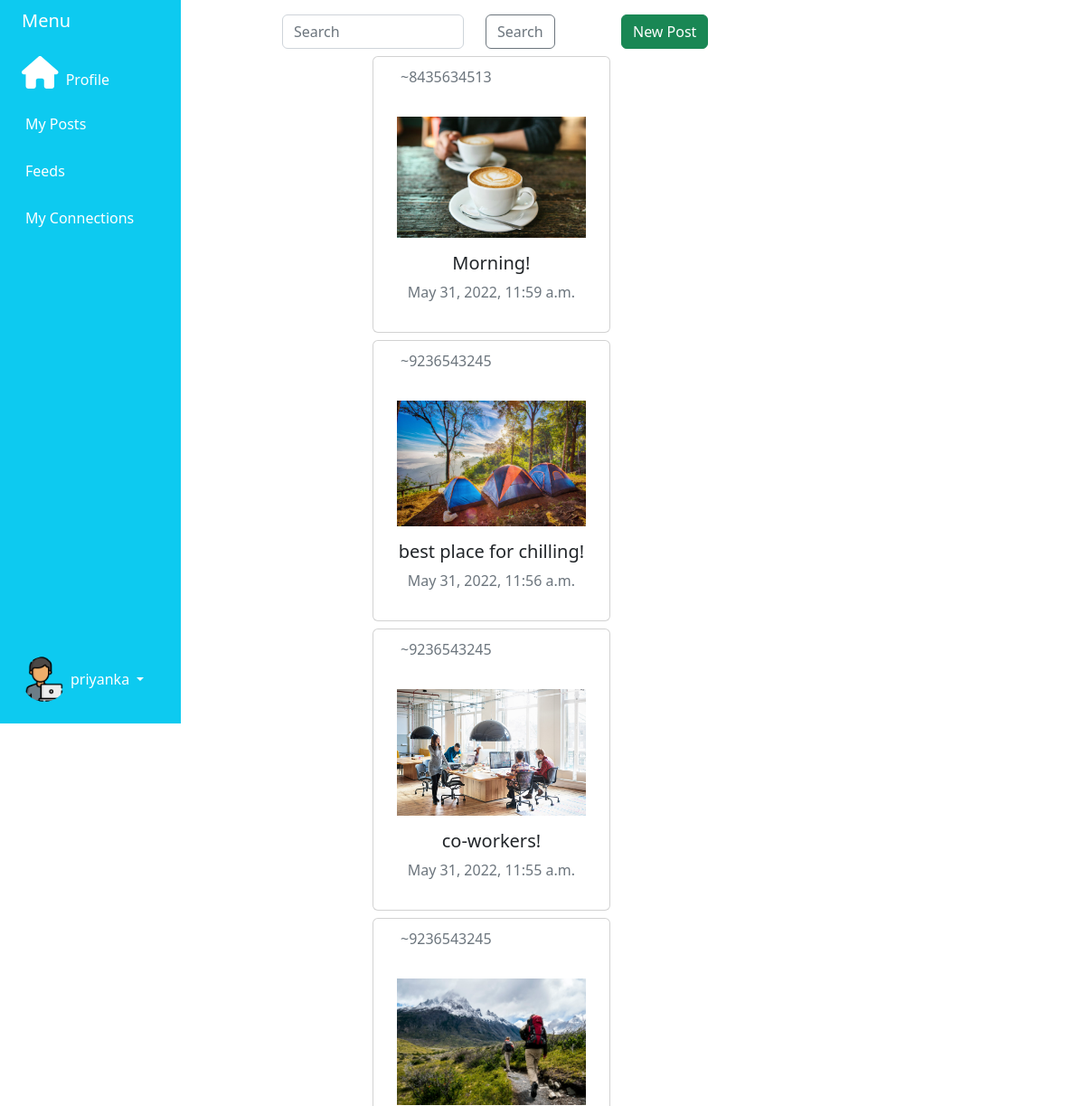
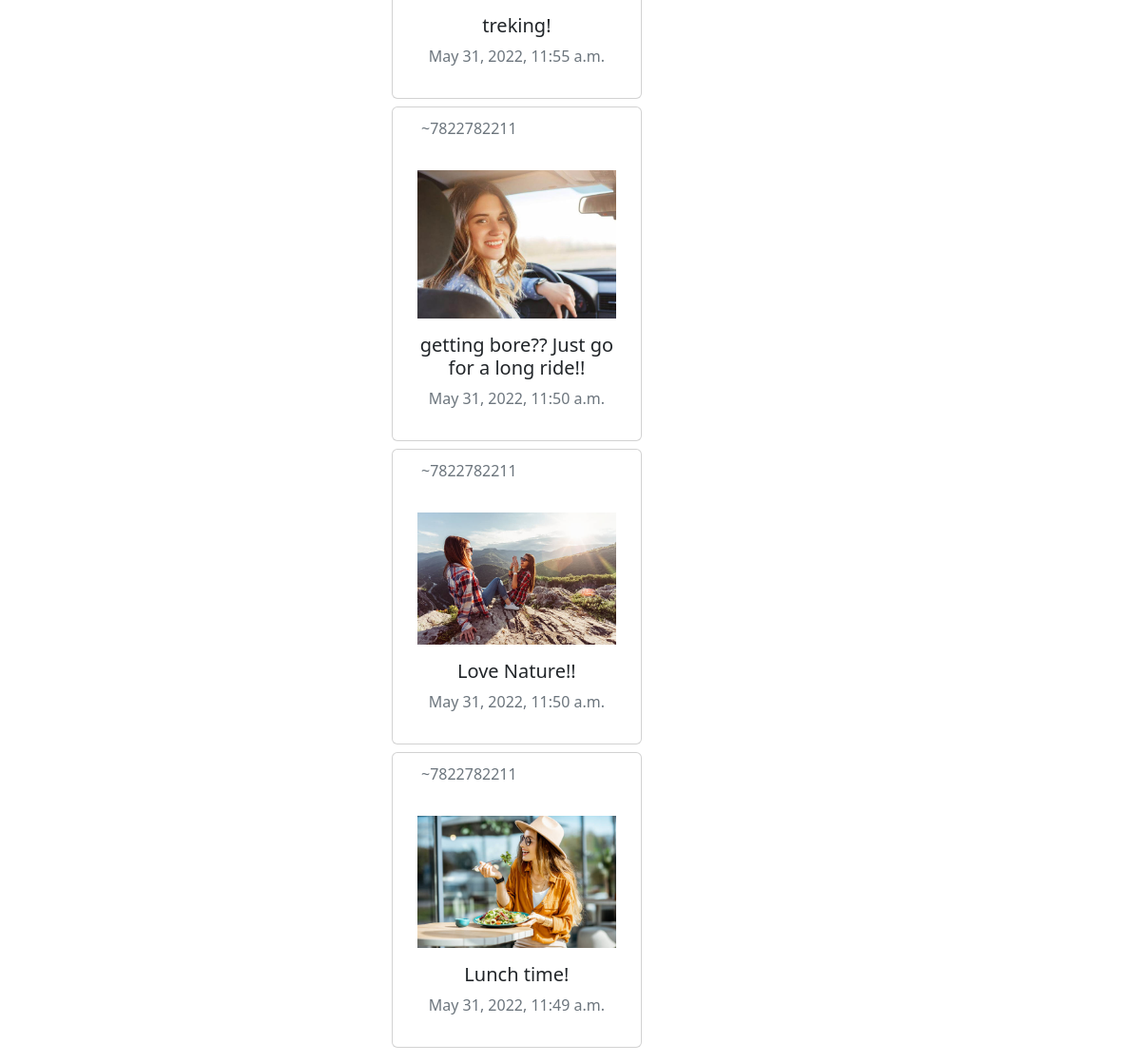
/social/feeds (signed in), run on the app's committed database (2 pictures, top to bottom).
### social/models.py (models this page shows, shortened)
class MyPost(models.Model):
    pic = models.ImageField(upload_to = "images",null=True)
    subject = models.CharField(max_length=200)
    cr_date = models.DateTimeField(auto_now_add=True)
    uploaded_by = models.ForeignKey(to=django_user, on_delete=CASCADE,null=True, blank=True)

### social/views.py (the view)
# urls.py: path('feeds', views.feed_view, name='feeds'),
@login_required
def feed_view(request):
    followings = Follower.objects.filter(followers=request.user).values_list('user', flat=True)
    post = MyPost.objects.filter(uploaded_by__in=followings).order_by("-id")
    context = {
        "posts":post,
    }
    return render(request,"social/feeds.html" ,context)

### social/templates/social/feeds.html
{% extends 'base.html' %}
{% block content %}
<form>
  <div class="row justify-content-start">
    <div class="col-3">
      <input value="{{ request.GET.si }}" class="form-control col-2" type="search" placeholder="Search" aria-label="Search" name="si">
    </div>
    <div class="col-2">
      <button class="btn btn-outline-secondary my-2 my-sm-0" type="submit" value="Search">Search</button>
    </div>
    <div class="col-2">
      <a href="/social/mypost/create" class="btn btn-success">New Post</a>
    </div>
  </div>
</form>
  {% for p in posts %}
    <div class="card ml-4 mt-2" style="width: 30%; margin-left: 100px; ">
      <p class="text-secondary " style="margin-left: 30px; margin-top: 10px;">~{{ p.uploaded_by }}</p>
      <img class="card-img-top mx-auto pt-3" src="/media/{{p.pic}}" alt="Card image cap" style="width: 80%;">
      <div class="card-body">
        <h5 class="card-title alin text-center">{{ p.subject }}</h5>
        <p class="text-secondary mx-auto text-center">{{ p.cr_date }}</p>
        </div>
        </div>
  {% endfor %}
{% endblock %}

### social/templates/base.html (shortened to what this page needs)
{% load static %}
<!DOCTYPE html>
<html lang="en">
<head>
    <link href="https://cdn.jsdelivr.net/npm/bootstrap@5.2.0-beta1/dist/css/bootstrap.min.css" rel="stylesheet">
    <link href="{% static 'styles.css' %}" rel="stylesheet">
</head>
<body>
<div class="container-fluid">
    <div class="row flex-nowrap">
        <div class="col-auto col-md-3 col-xl-2 px-sm-2 px-0 bg-info" style="position: fixed;">
            <div class="d-flex flex-column align-items-center align-items-sm-start px-3 pt-2 text-white min-vh-100">
                <a href="/" class="d-flex align-items-center pb-3 mb-md-0 me-md-auto text-white text-decoration-none">
                    <span class="fs-5 d-none d-sm-inline">Menu</span>
                </a>
                <ul class="nav nav-pills flex-column mb-sm-auto mb-0 align-items-center align-items-sm-start" id="menu">
                        {% if user.is_authenticated %}
                        <a href="/social/home" class="nav-link align-middle px-0 text-white">
                            <i class='fas fa-home' style='font-size:36px'></i> <span class="ms-1 d-none d-sm-inline">Profile</span>
                        </a>
                        <a href="/social/mypost" class="nav-link px-0 align-middle">
                             <span class="ms-1 d-none d-sm-inline text-white">My Posts</span></a>
                        <a href="/social/feeds" class="nav-link px-0 align-middle">
                             <span class="ms-1 d-none d-sm-inline text-white">Feeds</span></a>
                        <a href="/social/connections" class="nav-link px-0 align-middle">
                             <span class="ms-1 d-none d-sm-inline text-white">My Connections</span></a>
                        {% endif %}
                </ul>
                <div class="dropdown pb-4">
                    <a href="#" class="d-flex align-items-center text-white text-decoration-none dropdown-toggle" id="dropdownUser1" data-bs-toggle="dropdown" aria-expanded="false">
                        <img src="{% static 'social/Images/programmer.png' %}" alt="hugenerd" width="50" height="50" class="rounded-circle">
                        <span class="d-none d-sm-inline mx-1">{{user.first_name}}</span>
                    </a>
                </div>
            </div>
        </div>
        <div class="col py-3" style="margin-left: 300px;">
            {% block content %}
            {% endblock %}
        </div>
    </div>
</div>
</body>
</html>

### data on the page
MyPost: uploaded_by "8435634513", pic (picture), subject "Morning!", cr_date "May 31, 2022, 11:59 a.m."
MyPost: uploaded_by "9236543245", pic (picture), subject "best place for chilling!", cr_date "May 31, 2022, 11:56 a.m."
MyPost: uploaded_by "9236543245", pic (picture), subject "co-workers!", cr_date "May 31, 2022, 11:55 a.m."
MyPost: uploaded_by "9236543245", pic (picture), subject "treking!", cr_date "May 31, 2022, 11:55 a.m."
MyPost: uploaded_by "7822782211", pic (picture), subject "getting bore?? Just go for a long ride!!", cr_date "May 31, 2022, 11:50 a.m."
MyPost: uploaded_by "7822782211", pic (picture), subject "Love Nature!!", cr_date "May 31, 2022, 11:50 a.m."
MyPost: uploaded_by "7822782211", pic (picture), subject "Lunch time!", cr_date "May 31, 2022, 11:49 a.m."

### other printed values
{{ user.first_name }} "priyanka"
